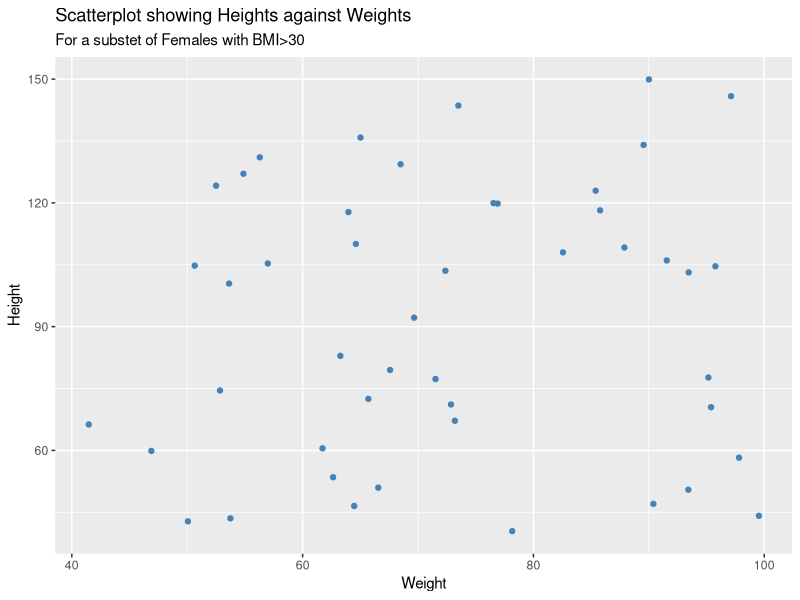

This figure's R source: (Note: this script raises an error after producing the figure.)
library(tidyverse)
# Lesson 1 ----------------------------------------------------------------

#create a dataset
#Name columns as x1=Gender, x2=Height, x3=Weight
#Create  a new column BMI which denotes Body mass Index with the following formula: bmi= weight/height^2
#Suppose obese condition applies to male if BMI>28 or female IF BMI>30
#Filter observations with obese condition and make a scatterplot ( Weight x Height)

Gender <- rbinom(100, size=1, p=0.5)
Gender <-  ifelse(Gender == 1,"Male","Female")
Height <- runif(n = 100, min = 40, max = 150)
Weight <- runif(n=100, min=40, max=100)

data <- data.frame(Gender, Height, Weight)

# Function to calculate BMI
bmi_calc <- function(height, weight){
  bmi = (weight/(height/100)^2)
}

data <- data %>% mutate(BMI = bmi_calc(height=Height, weight = Weight)) # Added BMI column

data$BMI %>% min() # minimum bmi
data$BMI %>% max() # maximum bmi


data %>% filter(BMI>30 & Gender=="Female") %>% 
  ggplot()+
  geom_point(aes(x=Weight, y=Height), col="steelblue")+
  ggtitle("Scatterplot showing Heights against Weights")+
  labs(subtitle="For a substet of Females with BMI>30")




# Lesson 2 ----------------------------------------------------------------



#a)Draw a sample of size=100 from a Standard Normal Distribution
#b)Perform a t-test "by hand" (without the R function)
#c)Perform the t-test using the function from R and compare the values
#d)Interpret the result of the t-test
#d) Repeat step a) 1000 times, storing the mean on a vector and plot the histogram


sample_norm <- rnorm(100)
samplemean <- mean(sample_norm)

SE_samplemean <- sqrt(samplemean * (1 - samplemean) / 100) #Standard error


# null hypothesis
mean_h0 <- 0.1

# compute the p-value
pvalue <- 2 * pnorm(- abs(SE_samplemean - mean_h0) / SE_samplemean) #pnorm gives the distribution function of Normal
pvalue

# compute a t-statistic for the sample mean
tstatistic <- (SE_samplemean - mean_h0) / SE_samplemean
tstatistic

(mean(sample_norm)-0.1)/sqrt(var(sample_norm)/100)


# simulation of ttest 1000 times
samplemean<-numeric(1000)
SE_samplemean<- numeric(1000)
pvalue <- numeric(1000)
tstatistic <- numeric(1000)


for (i in 1:1000) {
  
  sample_norm <- rnorm(100)
  samplemean[i] <- mean(sample_norm)
  SE_samplemean[i] <- sqrt(samplemean * (1 - samplemean) / 100) #Standard error
  # null hypothesis
  mean_h0 <- 0.1
  
  # compute the p-value
  pvalue[i] <- 2 * pnorm(- abs(SE_samplemean - mean_h0) / SE_samplemean) #pnorm gives the distribution function of Normal
  tstatistic[i] <- (SE_samplemean - mean_h0) / SE_samplemean

}

data.frame(tstatistic,pvalue) %>% unique()

# Lesson 3 ----------------------------------------------------------------


#We can check the unbiasedness and consistency of OLS estimators via MONTE CARLO simulations

#Routine:
#1-Consider the model Y=b0+b1*x+u
#2-Define a value to the parameters b0 and b1 creating these objects
b0 <- 0.5
b1 <- 1.7
#3-Generate the variable x, drawing a sample (size=50) from a normal distribution
X <- rnorm(50)
#4-Generate the variable u, drawing from the standard normal distribution
u <- rnorm(50)
#5-Create the variable Y=b0+b1*x+u
Y = b0 + b1*X+u
#6-Estimate the parameters via OLS.
mod<-lm(Y~X)
#7-Get the coefficients. The values might be close to the parameters.
coefficients(mod)
#8-Check how close they are, performing a t-test and interpreting it.Tip: use pnorm()
t.test(Y~X) # nor running

pred = predict(mod)
plot(Y~X)
abline(mod, col = "red")
lines(sort(X), pred)


#Simulations:
#Repeat the previous routine (steps 3 to 7) 1000 times. Tip: use "for" 
#For every estimation, store the coefficients b0 and b1 in empty vectors previously created.
#Get the mean of each vector (b0 and b1). 
#Are they close to the true parameters? Are the OLS estimators biased?
#Plot the histogram of each of them

# initialize the employment vector

#REPEAT ALL THE SIMULATIONS, BUT WITH SAMPLE SIZE EQUAL TO 200, THEN EQUAL TO 1000.
#Plot the 3 histograms (sample size =50, 200 and 1000) of b0 side by side to compare.
#Do the same with the 3 histograms of b1.
#TIP: USE THE SAME RANGE ON X-AXIS (argument xlim= ) TO A BETTER COMPARISON
#Are the OLS estimators consistent?


Date <- seq(as.Date("1951/1/1"), as.Date("2000/1/1"), "years")

# initialize the employment vector
X <- c(50, rep(NA, length(Date)-1))

for (i in 2:length(Date)) {
  
  X[i] <- -50 + 0.98 * X[i-1] + rnorm(n = 1, sd = 200)
  
}

plot(x = Date, 
     y = X, 
     type = "l", 
     col = "steelblue")

# 200



Date <- seq(as.Date("1951/1/1"), as.Date("2000/1/1"), "years")

# initialize the employment vector
X <- c(200, rep(NA, length(Date)-1))

for (i in 2:length(Date)) {
  
  X[i] <- -200 + 0.98 * X[i-1] + rnorm(n = 1, sd = 200)
  
}

plot(x = Date, 
     y = X, 
     type = "l", 
     col = "steelblue")

# 1000

Date <- seq(as.Date("1951/1/1"), as.Date("2000/1/1"), "years")

# initialize the employment vector
X <- c(1000, rep(NA, length(Date)-1))

for (i in 2:length(Date)) {
  
  X[i] <- -1000 + 0.98 * X[i-1] + rnorm(n = 1, sd = 200)
  
}

plot(x = Date, 
     y = X, 
     type = "l", 
     col = "steelblue")


# Lesson 4 ----------------------------------------------------------------


# HANDS ON! MONTE CARLO SIMULATIONS ---------------------------------------
# Setting a confidence level of 95%, in about 5% of cases we will wrongly reject the null.
# However, the fraction of rejections will be greater if we do not use robust
# standard errors when errors are heteroskedastic!
#Test this, via Monte Carlo Simulations!

#Loop Routine:
#1 - Consider the simple linear regression model Y=B0+B1*X+u 
#2-Generate X, u and Y and violating the homoskedasticity assumption. Sample size=1000
#3-Estimate the model
#4-Perform t-test for B1 using non-robust and robust standard errors,  
# checking to false rejection. 
#Tip1:Use the function linearHypothesis()
#Tip1: store the results in logic vectors
#Compare the fraction of false rejections in each case
#What are the implications of not using robust standard errors in this case?

library(lmtest)
library(sandwich)
library(car)

x=rnorm(n=100, mean = 5, sd=1)
u=rnorm(100)
b0 = 2
b1 = 1
Y = b0+b1*x+u
reg <-lm(Y~x)
summary(reg)

# t test using non robust SE
seb <-  summary(reg)$coefficients[4]
t_test=(summary(reg)$coefficients[2]-0)/seb

(t_by_hand=((summary(reg)$coefficients[2]-0)/seb)==summary(reg)$coefficients[,3][2])


# with robust SE

vcov <- vcovHC(reg, type = "HC1") 
robust_se <- sqrt(diag(vcov));robust_se 

t_test_robust = (summary(reg)$coefficients[2]-0)/robust_se[2]
t_test_robust


linearHypothesis(reg, hypothesis.matrix = "x = 0.5")



#SAMPLE SIZE =1000
vector_b0 <- numeric(1000)
vector_b1 <- numeric(1000)
seb <- numeric(1000)
t_test <- numeric(1000)
t_test_robust <- numeric(1000)
lhpv<- numeric(1000)
lhdf<-numeric(1000)

for (i in 1:1000) {
  x=rnorm(1000, mean = 10, sd=1) 
  u=rnorm(1000) 
  Y=b0+b1*x+u 
  model1 <- lm(Y~x)
  vector_b0[i] <- model1$coefficients[1] #get the estimate of b0 and store
  vector_b1[i] <- model1$coefficients[2] #get the estimate of b1 and store
  seb[i] <-  summary(model1)$coefficients[4]
  t_test[i] =(summary(model1)$coefficients[2]-0)/seb
  t_test_robust[i] = (summary(model1)$coefficients[2]-0)/sqrt(diag(vcovHC(model1, type = "HC1")))[2]
  lhdf[i] <- linearHypothesis(model1, hypothesis.matrix = "x = 0.5")[,1][2]
  lhpv[i] <- linearHypothesis(model1, hypothesis.matrix = "x = 0.5")[,6][2]

}

seb
t_test
t_test_robust

linear_hyp_sim_results <- data.frame(lhdf, lhpv) %>% mutate(pval_reg = ifelse(lhpv>0.05, F,T))
linear_hyp_sim_results$pval_reg %>% table() # all are significant
